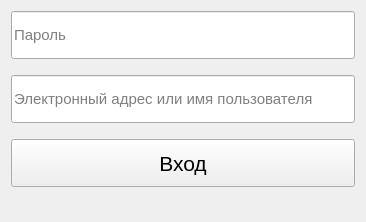
          <widget class="QWidget" name="page_3">
           <layout class="QGridLayout" name="gridLayout_8">
            <item row="1" column="1">
             <layout class="QVBoxLayout" name="auth_layout">
              <property name="spacing">
               <number>16</number>
              </property>
              <property name="leftMargin">
               <number>0</number>
              </property>
              <property name="bottomMargin">
               <number>24</number>
              </property>
              <item>
               <widget class="QLineEdit" name="auth_password_edit">
                <property name="sizePolicy">
                 <sizepolicy hsizetype="Expanding" vsizetype="Fixed">
                  <horstretch>0</horstretch>
                  <verstretch>0</verstretch>
                 </sizepolicy>
                </property>
                <property name="minimumSize">
                 <size>
                  <width>344</width>
                  <height>48</height>
                 </size>
                </property>
                <property name="maximumSize">
                 <size>
                  <width>320</width>
                  <height>16777215</height>
                 </size>
                </property>
                <property name="font">
                 <font>
                  <pointsize>11</pointsize>
                 </font>
                </property>
                <property name="layoutDirection">
                 <enum>Qt::LeftToRight</enum>
                </property>
                <property name="echoMode">
                 <enum>QLineEdit::Password</enum>
                </property>
                <property name="placeholderText">
                 <string>Пароль</string>
                </property>
               </widget>
              </item>
              <item>
               <widget class="QLineEdit" name="auth_email_edit">
                <property name="sizePolicy">
                 <sizepolicy hsizetype="Expanding" vsizetype="Fixed">
                  <horstretch>0</horstretch>
                  <verstretch>0</verstretch>
                 </sizepolicy>
                </property>
                <property name="minimumSize">
                 <size>
                  <width>344</width>
                  <height>48</height>
                 </size>
                </property>
                <property name="maximumSize">
                 <size>
                  <width>320</width>
                  <height>16777215</height>
                 </size>
                </property>
                <property name="font">
                 <font>
                  <pointsize>11</pointsize>
                 </font>
                </property>
                <property name="placeholderText">
                 <string>Электронный адрес или имя пользователя</string>
                </property>
               </widget>
              </item>
              <item>
               <widget class="QPushButton" name="sign_in_button">
                <property name="sizePolicy">
                 <sizepolicy hsizetype="Minimum" vsizetype="Fixed">
                  <horstretch>0</horstretch>
                  <verstretch>0</verstretch>
                 </sizepolicy>
                </property>
                <property name="minimumSize">
                 <size>
                  <width>344</width>
                  <height>48</height>
                 </size>
                </property>
                <property name="maximumSize">
                 <size>
                  <width>320</width>
                  <height>16777215</height>
                 </size>
                </property>
                <property name="font">
                 <font>
                  <pointsize>16</pointsize>
                 </font>
                </property>
                <property name="text">
                 <string>Вход</string>
                </property>
               </widget>
              </item>
             </layout>
            </item>
           </layout>
          </widget>
